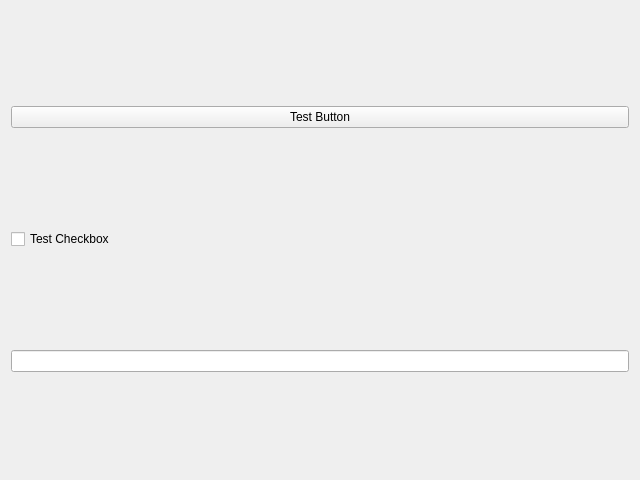
<?xml version="1.0" encoding="UTF-8"?>
<ui version="4.0">
 <class>Form</class>
 <widget class="QWidget" name="Form">
  <property name="geometry">
   <rect>
    <x>0</x>
    <y>0</y>
    <width>640</width>
    <height>480</height>
   </rect>
  </property>
  <property name="windowTitle">
   <string>Form</string>
  </property>
  <layout class="QGridLayout" name="gridLayout">
   <item row="0" column="0">
    <widget class="PyDMPushButton" name="testButton">
     <property name="toolTip">
      <string/>
     </property>
     <property name="text">
      <string>Test Button</string>
     </property>
    </widget>
   </item>
   <item row="1" column="0">
    <widget class="PyDMCheckbox" name="testCheckBox">
     <property name="toolTip">
      <string/>
     </property>
     <property name="text">
      <string>Test Checkbox</string>
     </property>
    </widget>
   </item>
   <item row="2" column="0">
    <widget class="PyDMLineEdit" name="outputBox">
     <property name="toolTip">
      <string/>
     </property>
    </widget>
   </item>
  </layout>
 </widget>
 <customwidgets>
  <customwidget>
   <class>PyDMLineEdit</class>
   <extends>QLineEdit</extends>
   <header>pydm.widgets.line_edit</header>
  </customwidget>
  <customwidget>
   <class>PyDMPushButton</class>
   <extends>QPushButton</extends>
   <header>pydm.widgets.pushbutton</header>
  </customwidget>
  <customwidget>
   <class>PyDMCheckbox</class>
   <extends>QCheckBox</extends>
   <header>pydm.widgets.checkbox</header>
  </customwidget>
 </customwidgets>
 <resources/>
 <connections/>
</ui>
